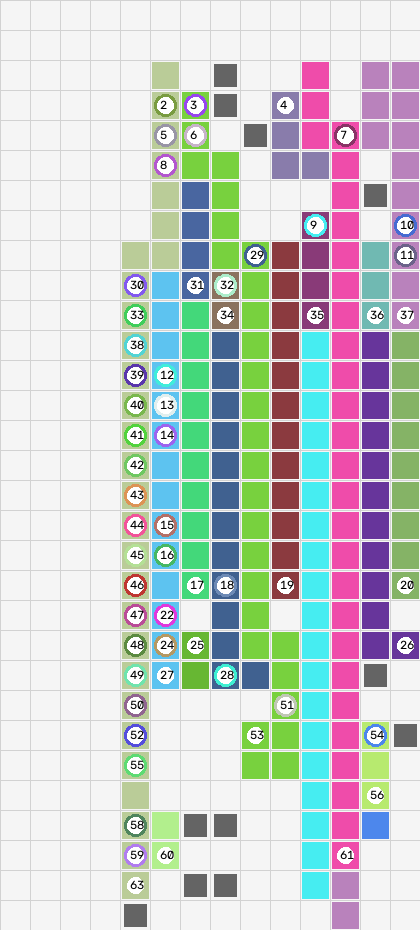
#> input picture fixtures/frames/debug/cluster_1_stitched.png, 420 x 930 px; its folder holds only this picture in this run
$ python -i stitch.py   (imports and definitions only)
#> lines starting #> are read from the running program, lines starting #| are printed output that depends on the picture
### src/vision.py
import cv2
import numpy as np
from dataclasses import dataclass
from typing import Tuple, List, Optional
from src.game_types import Direction, CellType, Cell, ArrowHead
from src.mask import BoardMask


@dataclass
class GridGeometry:
    pitch: int       # Size of each cell in pixels (e.g., 45px or 73px)
    x0: int          # X phase origin (pixel offset modulo pitch)
    y0: int          # Y phase origin (pixel offset modulo pitch)
    cols: int        # Total visible columns
    rows: int        # Total visible rows
    min_x: int       # Leftmost grid line pixel coordinate
    max_x: int       # Rightmost grid line pixel coordinate
    min_y: int       # Topmost grid line pixel coordinate
    max_y: int       # Bottommost grid line pixel coordinate


class VisionDetector:
    """
    Computer vision pipeline for Auto-ARROWS.
    Processes frame images into symbolic grid structures.
    """
    def __init__(self, mask: Optional[BoardMask] = None):
        self.mask = mask or BoardMask()

    # [300 lines left out: functions detect_grid_geometry, detect_arrow_heads, build_grid, draw_grid_debug, draw_heads_debug, draw_full_grid_debug, not called in this run]

### src/mask.py
import cv2
import numpy as np
import os
from typing import Optional, Tuple

class BoardMask:
    """
    Manages the UI exclusion mask.
    Red pixels in mask.png indicate forbidden UI regions (hearts, hint, grid button).
    Blue pixels indicate the allowed playable board area.
    """
    def __init__(self, mask_path: str = "mask/mask.png"):
        self.mask_path = mask_path
        self.mask_img: Optional[np.ndarray] = None
        self.allowed_mask: Optional[np.ndarray] = None  # Boolean mask: True where playable
        self.forbidden_mask: Optional[np.ndarray] = None # Boolean mask: True where forbidden UI
        self._load_mask()

    def _load_mask(self):
        if not os.path.exists(self.mask_path):
            raise FileNotFoundError(f"Mask image not found at {self.mask_path}")

        self.mask_img = cv2.imread(self.mask_path)
        if self.mask_img is None:
            raise ValueError(f"Failed to load mask image from {self.mask_path}")

        # In BGR: Red has high R (> 200) and low B (< 50)
        # Blue has high B (> 200) and low R (< 50)
        b = self.mask_img[:, :, 0]
        r = self.mask_img[:, :, 2]

        self.forbidden_mask = (r > 200) & (b < 50)
        self.allowed_mask = ~self.forbidden_mask

    # [36 lines left out: functions is_allowed_tap, get_forbidden_mask, apply_mask, not called in this run]

### src/stitch.py
import cv2
import numpy as np
from typing import List, Tuple, Dict, Optional, Set
from dataclasses import dataclass
from collections import deque
from src.game_types import CellType, Cell, ArrowHead, Direction
from src.vision import VisionDetector, GridGeometry


@dataclass
class StitchedResult:
    global_rows: int
    global_cols: int
    grid: List[List[Cell]]
    heads: List[ArrowHead]
    frame_offsets: List[Tuple[int, int]]  # (row_offset, col_offset) for each frame relative to global top-left (0, 0)
    occupied_mask: np.ndarray
    frame_indices: List[int]              # Original indices of frames included in this cluster


class GlobalStitcher:
    """
    Offline and online multi-frame grid stitching engine.
    Uses confidence-thresholded graph alignment to fuse overlapping camera frames
    into unified global game boards without forcing non-overlapping images together.
    """
    def __init__(self, detector: Optional[VisionDetector] = None):
        self.detector = detector or VisionDetector()

    # [244 lines left out: functions align_pair, stitch_clusters, stitch_frames, draw_stitched_debug, not called in this run]

>>> import cv2
>>> picture = cv2.imread('../fixtures/frames/debug/cluster_1_stitched.png', cv2.IMREAD_GRAYSCALE)
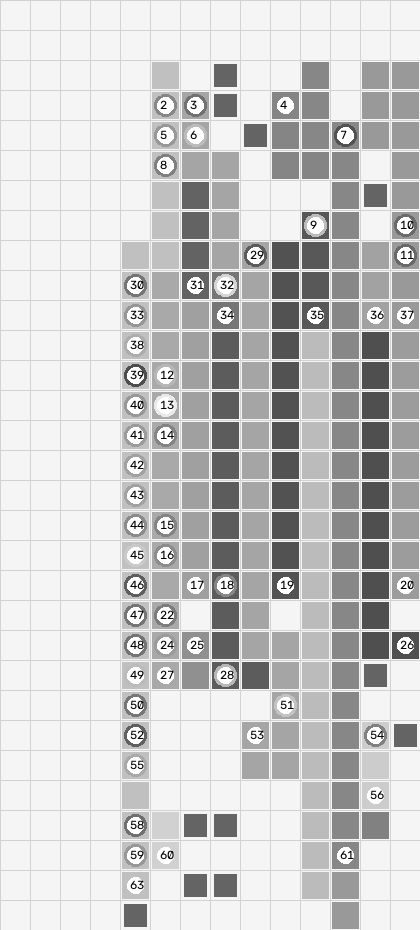
#> picture: shape (930, 420); min 0, max 255, mean 203.1
>>> result = GlobalStitcher().stitch_clusters(picture)
#> (the run stopped early here; a loop or call above may not have finished)

$ run again, on fixtures/frames/debug/cluster_2_stitched.png
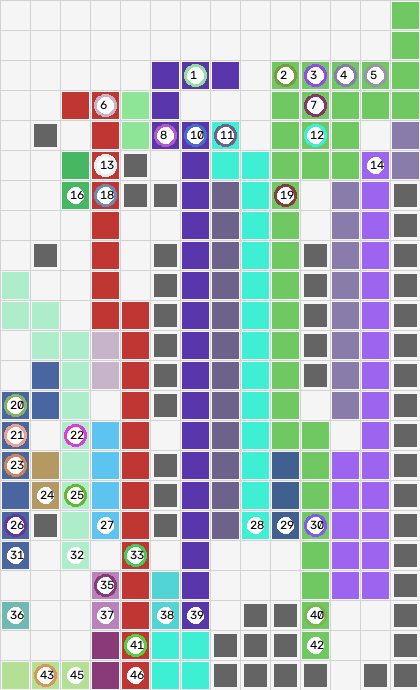
#> input picture fixtures/frames/debug/cluster_2_stitched.png, 420 x 690 px
#> `picture = cv2.imread('../fixtures/frames/debug/cluster_1_stitched.png'..`:
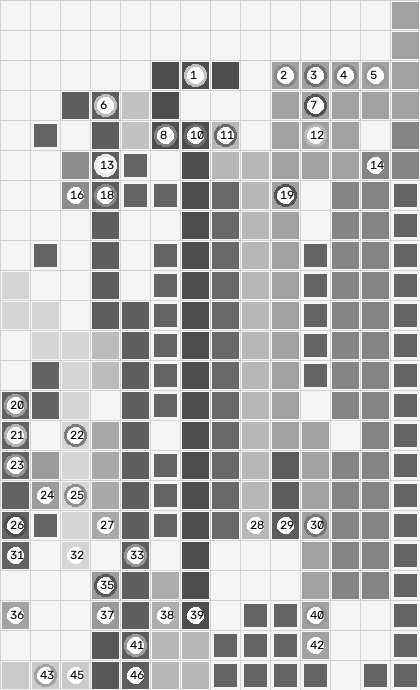
#> picture: shape (690, 420); min 0, max 255, mean 182.5

$ run again, on fixtures/frames/debug/cluster_3_stitched.png
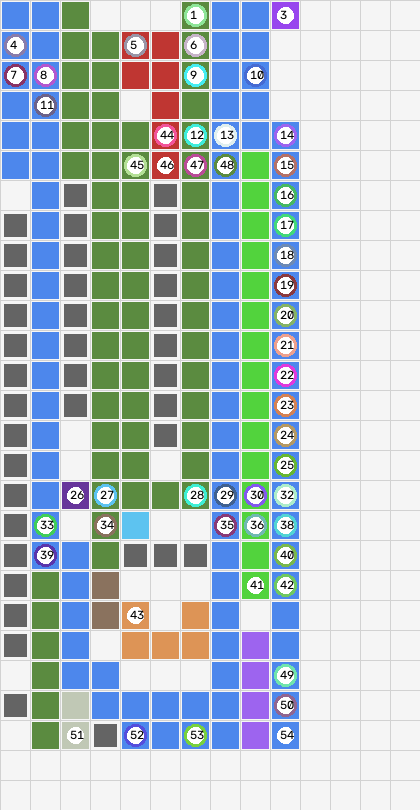
#> input picture fixtures/frames/debug/cluster_3_stitched.png, 420 x 810 px
#> `picture = cv2.imread('../fixtures/frames/debug/cluster_1_stitched.png'..`:
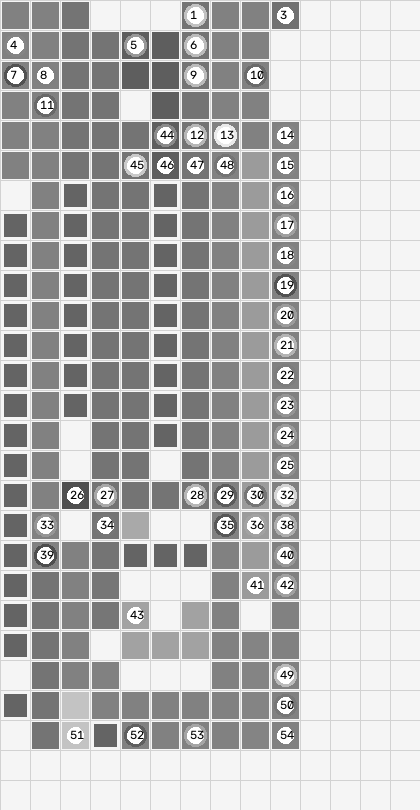
#> picture: shape (810, 420); min 0, max 255, mean 190.2

$ run again, on fixtures/frames/debug/cluster_4_stitched.png
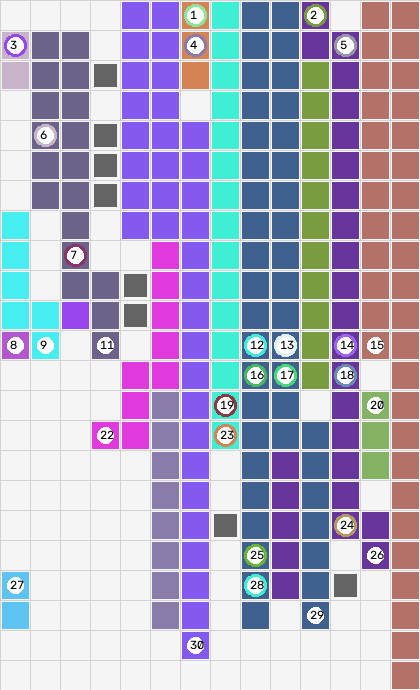
#> input picture fixtures/frames/debug/cluster_4_stitched.png, 420 x 690 px
#> `picture = cv2.imread('../fixtures/frames/debug/cluster_1_stitched.png'..`:
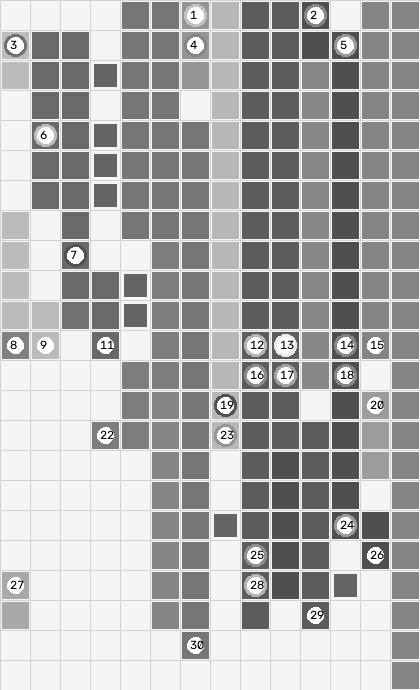
#> picture: shape (690, 420); min 0, max 255, mean 174.7
